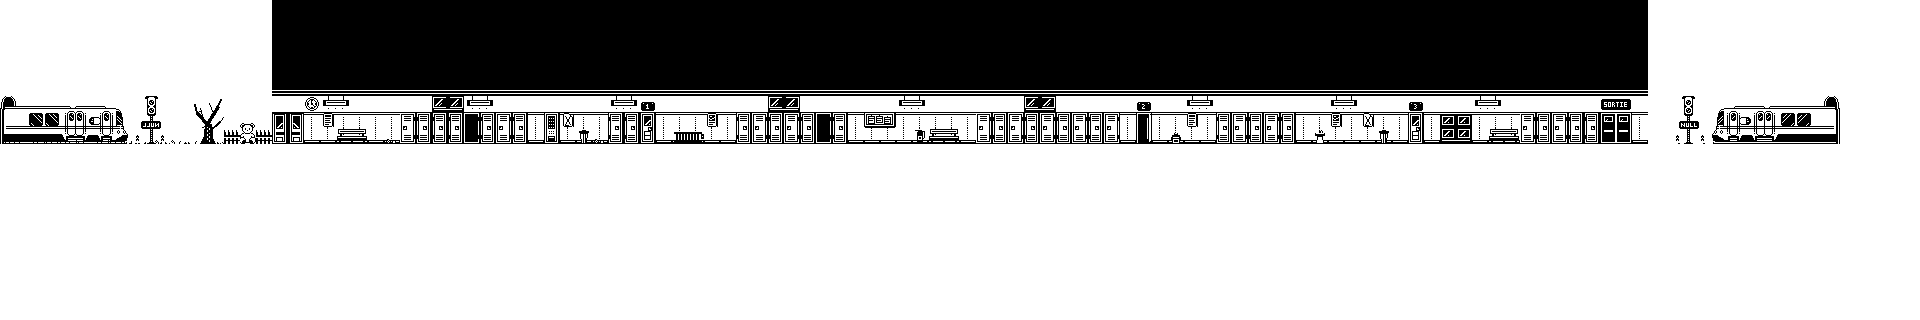

This is a level from a 2D game, rendered from its Tiled map with the project's own tilesets. A one-line summary and the map file follow, with tile-layer data summarised:
An orthogonal 120x20 tile map with 16x16 px tiles, 7 tile layers (bg, bg2, gare, gare_arrivee, ...), 2 tilesets and 1 object (spawn).

<map version="1.10" tiledversion="1.12.0" orientation="orthogonal" renderorder="right-down" width="120" height="20" tilewidth="16" tileheight="16" infinite="0" nextlayerid="12" nextobjectid="13">
 <editorsettings>
  <export target="../../assets/maps/map-3-college.json" format="json" />
 </editorsettings>
 <tileset firstgid="1" name="Tileset" tilewidth="16" tileheight="16" tilecount="420" columns="35">
  <image source="../../assets/tilesets/Tileset.png" width="560" height="192" />
 </tileset>
 <tileset firstgid="421" name="Tileset-college" tilewidth="16" tileheight="16" tilecount="112" columns="16">
  <image source="../../assets/tilesets/Tileset-college.png" width="256" height="112" />
 </tileset>
 <layer id="7" name="bg" width="120" height="20">
  <data>[2400 cells, 2400 non-empty, 5 distinct tile ids]</data>
 </layer>
 <layer id="10" name="bg2" width="120" height="20">
  <data>[2400 cells, 151 non-empty, 61 distinct tile ids]</data>
 </layer>
 <layer id="6" name="gare" width="120" height="20">
  <data>[2400 cells, 33 non-empty, 33 distinct tile ids]</data>
 </layer>
 <layer id="11" name="gare_arrivee" width="120" height="20">
  <data>[2400 cells, 33 non-empty, 33 distinct tile ids]</data>
 </layer>
 <layer id="3" name="sol" width="120" height="20">
  <data>[2400 cells, 1320 non-empty, 1 distinct tile ids]</data>
 </layer>
 <objectgroup id="5" name="Calque d'Objets 1">
  <object id="1" name="spawn" x="70.4136" y="112">
   <point />
  </object>
 </objectgroup>
 <layer id="1" name="tunnel" width="120" height="20">
  <data>[2400 cells, 0 non-empty, 0 distinct tile ids]</data>
 </layer>
 <layer id="4" name="devant" width="120" height="20">
  <data>[2400 cells, 14 non-empty, 4 distinct tile ids]</data>
 </layer>
</map>
